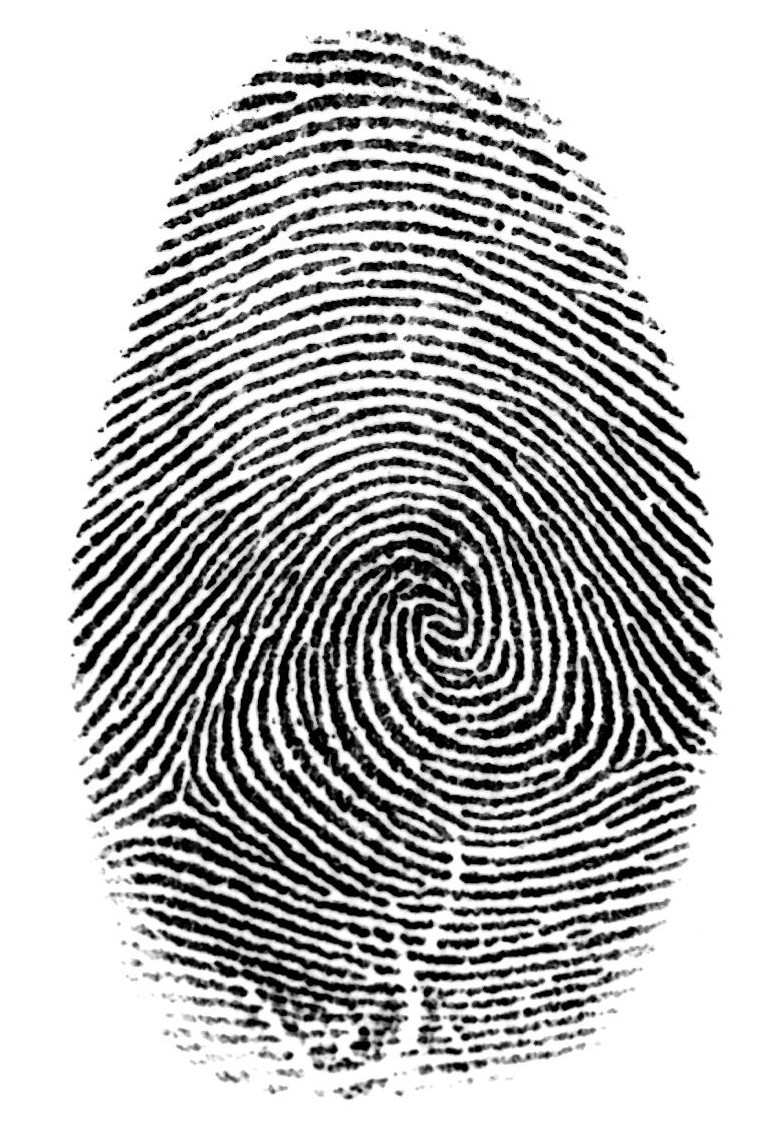
#> input picture pics/FINGERPRINT.jpg, 784 x 1133 px
$ python grayscale_fourier.py pics/FINGERPRINT.jpg
#> lines starting #> are read from the running program, lines starting #| are printed output that depends on the picture
#!/usr/bin/env python3.6
import cv2
import sys
import numpy as np
from matplotlib import pyplot as plt

# To get rid of those pesky 'RuntimeWarning'
np.seterr(divide = 'ignore')

if len(sys.argv) != 2:
    print('Usage: %s <grayscale file>'%(sys.argv[0]))
    sys.exit(1)

plt.style.use('dark_background')
fig, axes = plt.subplots(nrows=3, ncols=3, sharex=True, sharey=True, figsize = (12,6))

# Load image
img = cv2.imread(sys.argv[1], cv2.IMREAD_GRAYSCALE)
#> img is the input picture: shape (1133, 784); min 0, max 255, mean 184.2

# Picture dimensions
rows, cols = img.shape
# Get best/optimal picture size to speedup Fourier Transforms by a factor of 4!
best_rows = cv2.getOptimalDFTSize(rows)
best_cols = cv2.getOptimalDFTSize(cols)
# Zero out everything extra we are adding
nimg = np.zeros((best_rows, best_cols))
# Replace original with optimal size
img[:rows,:cols] = img

# Now start
f = np.fft.fft2(img)
fshift = np.fft.fftshift(f)
magnitude_spectrum = 20*np.log(np.abs(fshift))
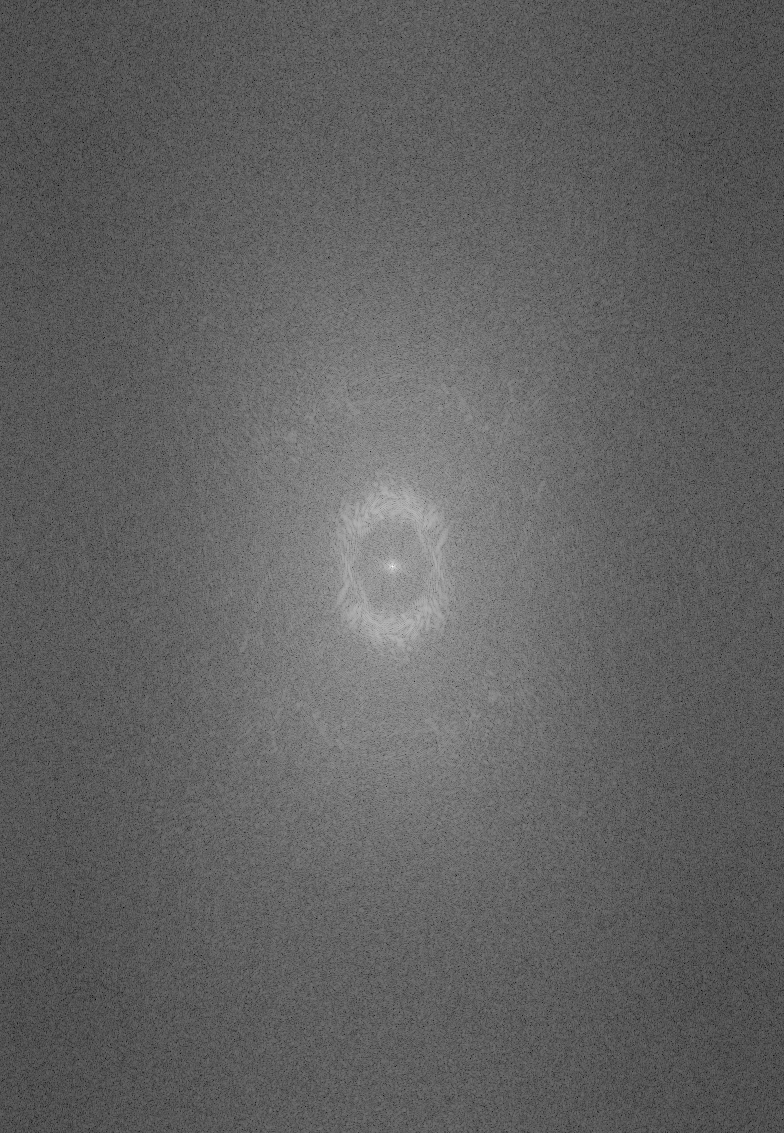
#> magnitude_spectrum: shape (1133, 784) float64; min 56.55, max 378.3, mean 180.2; drawn with min black and max white

# Plot numbers are Row, Cols, Index
plt.subplot(331), plt.imshow(img, cmap = 'gray')
plt.title('Input Image', position=(0.17,0.03), color='white'), plt.xticks([]), plt.yticks([])
plt.subplot(332), plt.imshow(magnitude_spectrum, cmap = 'gray')
plt.title('Magnitude Spectrum', position=(0.3,0.03), color='white'), plt.xticks([]), plt.yticks([])
plt.subplot(333), plt.imshow(img)
plt.title('JET', position=(0.06,0.03), color='white'), plt.xticks([]), plt.yticks([])

# Center of picture
crow, ccol = int(rows/2.0+.5) , int(cols/2.0+.5)
print('rows [%s], cols[%s], crow[%s], ccol[%s]'%(rows, cols, crow, ccol))
#| rows [1133], cols[784], crow[567], ccol[392]
'''
rows [183], cols[275], crow[92], ccol[138]
Assuming a radius of "2", for the following 11x11 matrices:

  Matrix for Full Image       Matrix for High Pass        Matrix for Low Pass
  0 1 2 3 4 5 6 7 8 9 0       0 1 2 3 4 5 6 7 8 9 0       0 1 2 3 4 5 6 7 8 9 0
0 1 1 1 1 1 1 1 1 1 1 1     0 1 1 1 1 1 1 1 1 1 1 1     0 0 0 0 0 0 0 0 0 0 0 0
1 1 1 1 1 1 1 1 1 1 1 1     1 1 1 1 1 1 1 1 1 1 1 1     1 0 0 0 0 0 0 0 0 0 0 0
2 1 1 1 1 1 1 1 1 1 1 1     2 1 1 1 1 1 1 1 1 1 1 1     2 0 0 0 0 0 0 0 0 0 0 0
3 1 1 1 1 1 1 1 1 1 1 1     3 1 1 1 0 0 0 0 0 1 1 1     3 0 0 0 1 1 1 1 1 0 0 0
4 1 1 1 1 1 1 1 1 1 1 1     4 1 1 1 0 0 0 0 0 1 1 1     4 0 0 0 1 1 1 1 1 0 0 0
5 1 1 1 1 1 1 1 1 1 1 1     5 1 1 1 0 0 X 0 0 1 1 1     5 0 0 0 1 1 X 1 1 0 0 0
6 1 1 1 1 1 1 1 1 1 1 1     6 1 1 1 0 0 0 0 0 1 1 1     6 0 0 0 1 1 1 1 1 0 0 0
7 1 1 1 1 1 1 1 1 1 1 1     7 1 1 1 0 0 0 0 0 1 1 1     7 0 0 0 1 1 1 1 1 0 0 0
8 1 1 1 1 1 1 1 1 1 1 1     8 1 1 1 1 1 1 1 1 1 1 1     8 0 0 0 0 0 0 0 0 0 0 0
9 1 1 1 1 1 1 1 1 1 1 1     9 1 1 1 1 1 1 1 1 1 1 1     9 0 0 0 0 0 0 0 0 0 0 0
0 1 1 1 1 1 1 1 1 1 1 1     0 1 1 1 1 1 1 1 1 1 1 1     0 0 0 0 0 0 0 0 0 0 0 0
'''
radius = int(max(rows, cols) * .05)

# High Pass Filtering
highpass = np.fft.fftshift(f)
highpass[crow-radius:crow+radius, ccol-radius:ccol+radius] = 0
magnitude_spectrum_hp = 20*np.log(np.abs(highpass))
magnitude_spectrum_hp = 20*np.log(np.abs(magnitude_spectrum_hp))
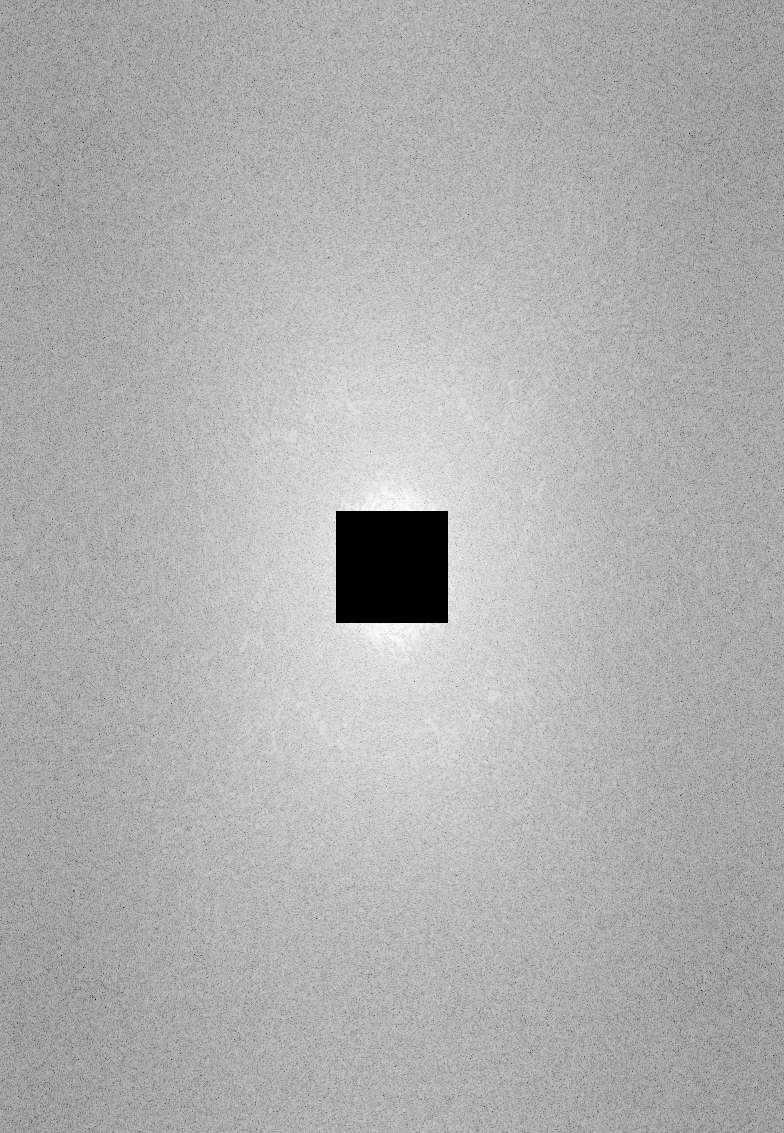
#> magnitude_spectrum_hp: shape (1133, 784) float64; 1.41% of the values are NaN or infinite; the others: min 80.7, max 113.4, mean 103.6; drawn with min black, max white, NaN and infinite black
h_ishift = np.fft.ifftshift(highpass)
img_highpass = np.fft.ifft2(h_ishift)
img_highpass = np.abs(img_highpass)
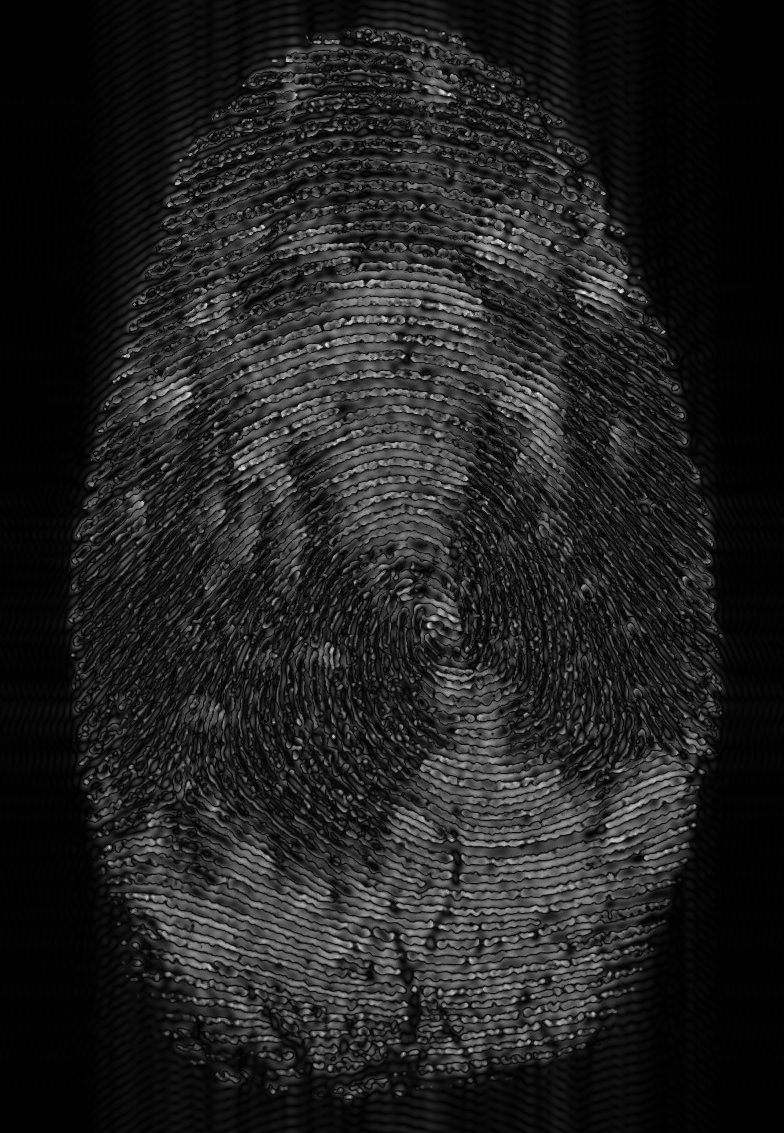
#> img_highpass: shape (1133, 784) float64; min 0.000864, max 280, mean 36.6; drawn with min black and max white

plt.subplot(334), plt.imshow(img_highpass, cmap = 'gray')
plt.title('Image after HPF', position=(0.21,0.03), color='white'), plt.xticks([]), plt.yticks([])
plt.subplot(335), plt.imshow(magnitude_spectrum_hp, cmap = 'gray')
#plt.title('Magnitude Spectrum', position=(0.3,0.03), color='white'), plt.xticks([]), plt.yticks([])
plt.xticks([]), plt.yticks([])
plt.subplot(336), plt.imshow(img_highpass)
#plt.title('JET', position=(0.06,0.03), color='white'), plt.xticks([]), plt.yticks([])
plt.xticks([]), plt.yticks([])

# Low Pass Filtering
'''
# You can also do it like this, but I prefer my way below, seems more intuitive?
dft = cv2.dft(np.float32(img),flags = cv2.DFT_COMPLEX_OUTPUT)
dft_shift = np.fft.fftshift(dft)
# mask created where center radius is 1, everything else is zeros
mask = np.zeros((rows,cols,2),np.uint8)
mask[crow-radius:crow+radius, ccol-radius:ccol+radius] = 1
# apply mask and inverse DFT
lp_fshift = dft_shift*mask
lpf_ishift = np.fft.ifftshift(lp_fshift)
img_lowpass = cv2.idft(lpf_ishift)
img_lowpass = cv2.magnitude(img_lowpass[:,:,0],img_lowpass[:,:,1])
'''

# old way?
lowpass = np.fft.fftshift(f)
lowpass[:] = 0
lowpass[crow-radius:crow+radius, ccol-radius:ccol+radius] = np.fft.fftshift(f)[crow-radius:crow+radius, ccol-radius:ccol+radius]
l_ishift = np.fft.ifftshift(lowpass)
img_lowpass = np.abs(np.fft.ifft2(l_ishift))
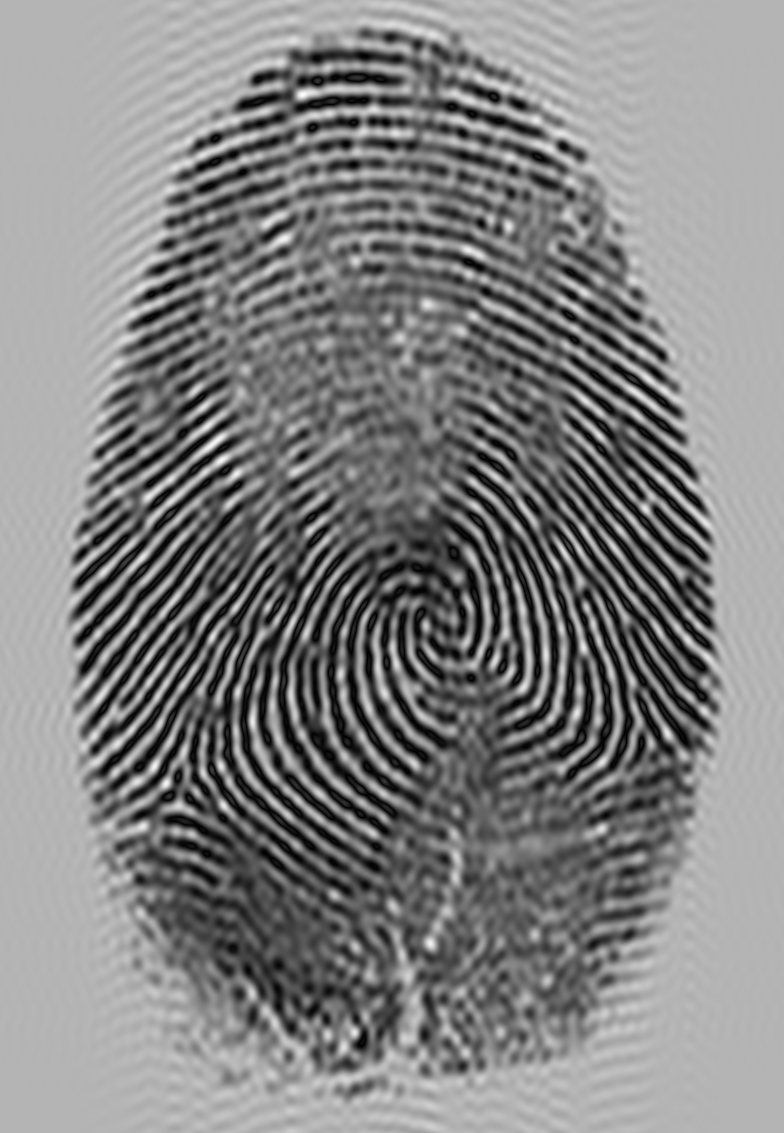
#> img_lowpass: shape (1133, 784) float64; min 0.0446, max 360.7, mean 185.7; drawn with min black and max white
magnitude_spectrum_lp = 20*np.log(np.abs(lowpass))
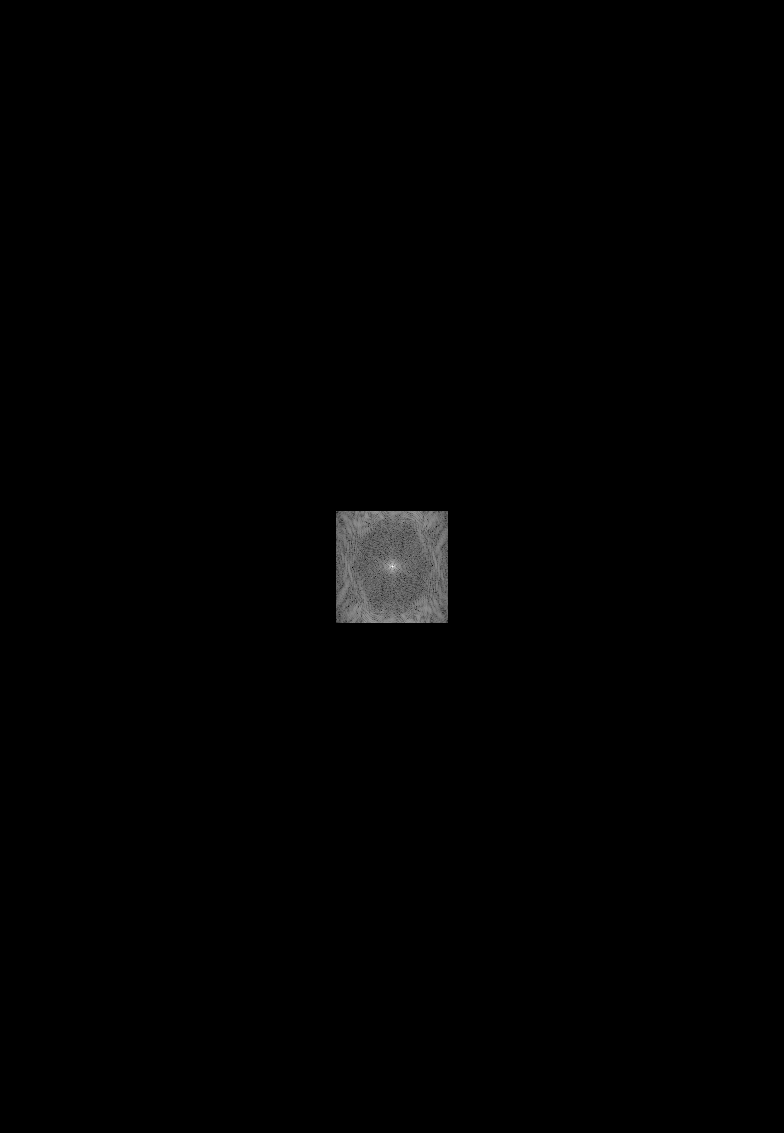
#> magnitude_spectrum_lp: shape (1133, 784) float64; 98.59% of the values are NaN or infinite; the others: min 158.9, max 378.3, mean 251.5; drawn with min black, max white, NaN and infinite black

plt.subplot(337), plt.imshow(img_lowpass, cmap = 'gray')
plt.title('Image after LPF', position=(0.21,0.03), color='white'), plt.xticks([]), plt.yticks([])
plt.subplot(338), plt.imshow(magnitude_spectrum_lp, cmap = 'gray')
#plt.title('Magnitude Spectrum', position=(0.3,0.03), color='white'), plt.xticks([]), plt.yticks([])
plt.xticks([]), plt.yticks([])
plt.subplot(339), plt.imshow(img_lowpass)
#plt.title('JET', position=(0.06,0.03), color='white'), plt.xticks([]), plt.yticks([])
plt.xticks([]), plt.yticks([])

plt.subplots_adjust(left=0, bottom=0, right=1, top=1, wspace=0.01, hspace=0.1)

plt.show()
